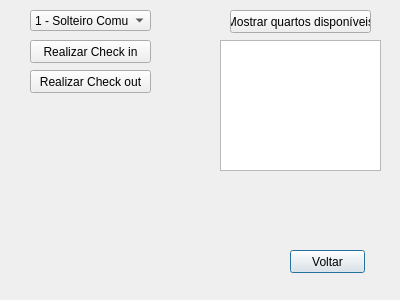
<?xml version="1.0" encoding="UTF-8"?>
<ui version="4.0">
 <class>Quartos</class>
 <widget class="QDialog" name="Quartos">
  <property name="geometry">
   <rect>
    <x>0</x>
    <y>0</y>
    <width>400</width>
    <height>300</height>
   </rect>
  </property>
  <property name="windowTitle">
   <string>Dialog</string>
  </property>
  <widget class="QPushButton" name="pushButton">
   <property name="geometry">
    <rect>
     <x>290</x>
     <y>250</y>
     <width>75</width>
     <height>23</height>
    </rect>
   </property>
   <property name="text">
    <string>Voltar</string>
   </property>
  </widget>
  <widget class="QPushButton" name="pushButton_2">
   <property name="geometry">
    <rect>
     <x>30</x>
     <y>40</y>
     <width>121</width>
     <height>23</height>
    </rect>
   </property>
   <property name="text">
    <string>Realizar Check in</string>
   </property>
  </widget>
  <widget class="QLabel" name="label">
   <property name="geometry">
    <rect>
     <x>230</x>
     <y>180</y>
     <width>151</width>
     <height>16</height>
    </rect>
   </property>
   <property name="text">
    <string/>
   </property>
  </widget>
  <widget class="QTextBrowser" name="textBrowser">
   <property name="geometry">
    <rect>
     <x>220</x>
     <y>40</y>
     <width>161</width>
     <height>131</height>
    </rect>
   </property>
  </widget>
  <widget class="QPushButton" name="pushButton_3">
   <property name="geometry">
    <rect>
     <x>230</x>
     <y>10</y>
     <width>141</width>
     <height>23</height>
    </rect>
   </property>
   <property name="text">
    <string>Mostrar quartos disponíveis</string>
   </property>
  </widget>
  <widget class="QPushButton" name="pushButton_4">
   <property name="geometry">
    <rect>
     <x>30</x>
     <y>70</y>
     <width>121</width>
     <height>23</height>
    </rect>
   </property>
   <property name="text">
    <string>Realizar Check out</string>
   </property>
  </widget>
  <widget class="QComboBox" name="comboBox">
   <property name="geometry">
    <rect>
     <x>30</x>
     <y>10</y>
     <width>121</width>
     <height>21</height>
    </rect>
   </property>
   <item>
    <property name="text">
     <string>1 - Solteiro Comum</string>
    </property>
   </item>
   <item>
    <property name="text">
     <string>2 - Casal Comum</string>
    </property>
   </item>
   <item>
    <property name="text">
     <string>3 - Solteiro Duplo Comum</string>
    </property>
   </item>
   <item>
    <property name="text">
     <string>4 - Solteiro Master</string>
    </property>
   </item>
   <item>
    <property name="text">
     <string>5 - Casal Master</string>
    </property>
   </item>
   <item>
    <property name="text">
     <string>6 - Solteiro Duplo Master</string>
    </property>
   </item>
   <item>
    <property name="text">
     <string>7 - Suíte Presidencial</string>
    </property>
   </item>
  </widget>
 </widget>
 <resources/>
 <connections/>
</ui>
